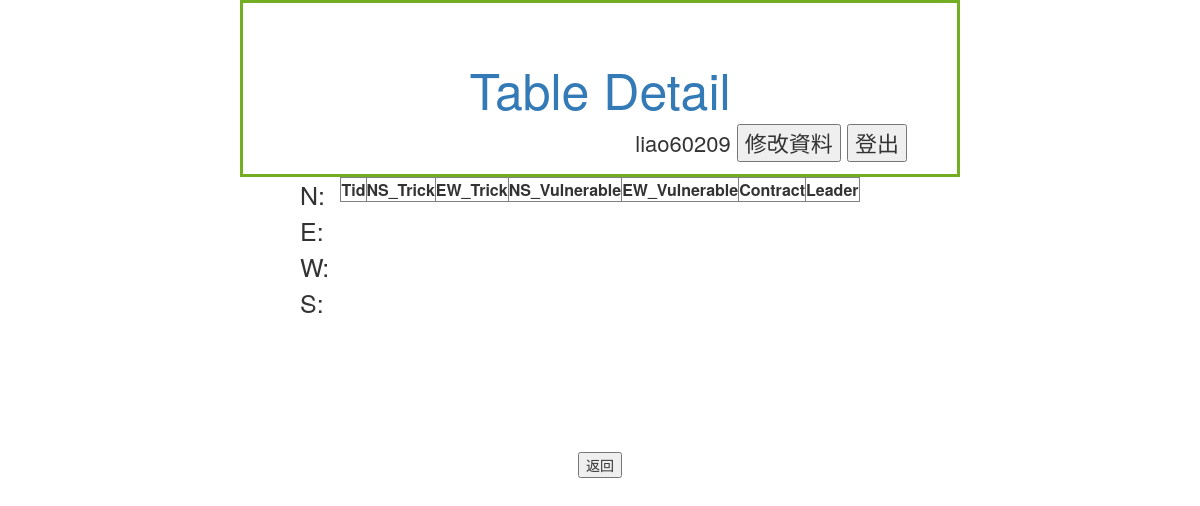
Page /Member/Table/32 (signed in) on the earlier database version.
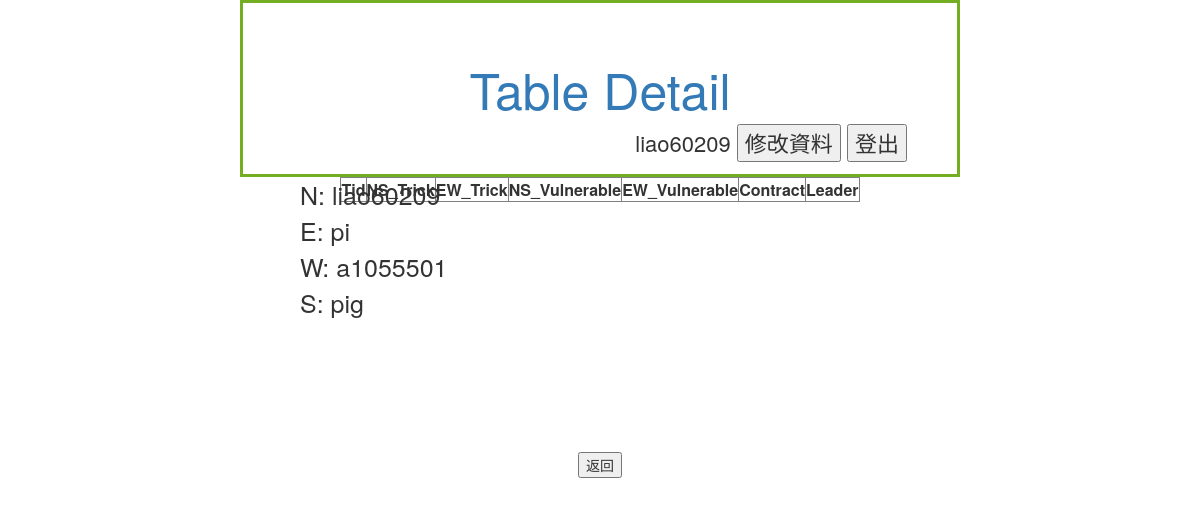
Same page on the later database version.
### Member/models.py (models this page shows, shortened)
class seat(models.Model):
    class Meta:
        unique_together = (('position','TableID'),('PlayerID','TableID'))
    position = models.CharField(max_length=1)   #Eg. N/E/W/S
    TableID = models.ForeignKey('table',on_delete=models.CASCADE)
    PlayerID = models.ForeignKey(User,on_delete=models.SET_NULL,null=True)

### Member/views.py (the view, shortened to what this page needs)
# urls.py: path('Table/',views.tableinformation,name = 'table'),
@login_required(login_url='/Member/login/')
def tableinformation(request,tid='x'):
	permission = False
	seats = seat.objects.filter(PlayerID=request.user.id)
	mytable = []
	for s in seats:
		mytable.append(s.TableID.pk)
	mytable = set(mytable)		#去除重複
	tables = table.objects.filter(pk__in=mytable)		#一般使用者
	if request.user.is_staff==True:
		permission = True			#管理者
		tables = table.objects.all()
	name = Name(request)
	tables = tables.filter(pk=tid)
	Nseat = seat.objects.filter(TableID=tid,position="N")
	Eseat = seat.objects.filter(TableID=tid, position="E")
	Wseat = seat.objects.filter(TableID=tid, position="W")
	Sseat = seat.objects.filter(TableID=tid, position="S")
	Rounds = rounds.objects.filter(T_id=tid)
	return render(request,"Member/tabledetail.html",locals())

### Member/views.py (called while the page is built)
def Name(request):
	name = request.user.first_name
	if name == "":
		name = request.user.username
	return name

### Member/templates/Member/tabledetail.html (shortened to what this page needs)
{% extends 'Member/base.html' %}
{%block title%}
    Table Detail
{%endblock%}
{%block user%}
        {{name}}
        <input type="button" value="修改資料" onclick="location='/Member/modify/'">
        <input type="button" value="登出" onclick="location='/Member/logout/'">
{%endblock%}
{%block content%}
<div style="position:absolute;left:300px;font-size:25px;text-align:justify;">
    N:   {%for seat in Nseat%}{{seat.PlayerID}}{%endfor%}<br>
    E:   {%for seat in Eseat%}{{seat.PlayerID}}{%endfor%}<br>
    W:   {%for seat in Wseat%}{{seat.PlayerID}}{%endfor%}<br>
    S:   {%for seat in Sseat%}{{seat.PlayerID}}{%endfor%}<br>
</div>
<div>
    <table style="text-align:center;" border="1" cellpadding="0" cellspacing="0" align="center" valign="middle">
        <tr><th>Tid</th>
        <th>NS_Trick</th>
        <th>EW_Trick</th>
        <th>NS_Vulnerable</th>
        <th>EW_Vulnerable</th>
        <th>Contract</th>
        <th>Leader</th>
    </table>
</div>
{%endblock%}

### Member/templates/Member/base.html (shortened to what this page needs)
<html>
<head>
    <link rel="stylesheet" href="//maxcdn.bootstrapcdn.com/bootstrap/3.2.0/css/bootstrap.min.css">
    <link rel="stylesheet" href="//maxcdn.bootstrapcdn.com/bootstrap/3.2.0/css/bootstrap-theme.min.css">
</head>
<body>
<div class = "center">
    <a href="/Member/index/"><div style="font-size:50px;">{%block title%}{%endblock%}</div></a>
    <div style="font-size:22px;float:right;">
            {%block user%}
            {%endblock%}
    </div>
</div>
<div style = "text-align:center">
    {%block content%}
    {%endblock%}
</div>
</body>
<body>
<div style="margin:auto;padding:250px;text-align:center;float:bottom;">
    <input type="button" onclick=location.href="javascript:history.go(-1);" value="返回">
</div>
</body>
</html>

### Member/templates/Member/base.html (style rules this page uses)
.center { text-align: center; margin: auto; width: 60%; border: 3px solid #73AD21; padding: 50px; white-space:nowrap; }

Differences in the rows shown:
added seat: PlayerID "liao60209"
added seat: PlayerID "pi"
added seat: PlayerID "a1055501"
added seat: PlayerID "pig"
